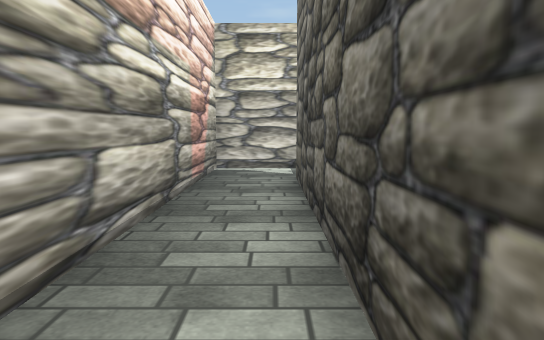
View 1 (above)

23 first-person views from a walk through a Unity game level. The camera is 1.2 m above the floor, tilts 6° down and sees 70° across. The floor is counted in squares, 1 m on a side. Each view is taken from the middle of a square. On the plan, view 1 faces up. The plan holds only what a view shows up to about 15 squares ahead; the rest is blank. The player is left out. Some surface patterns are stand-ins.

View 2
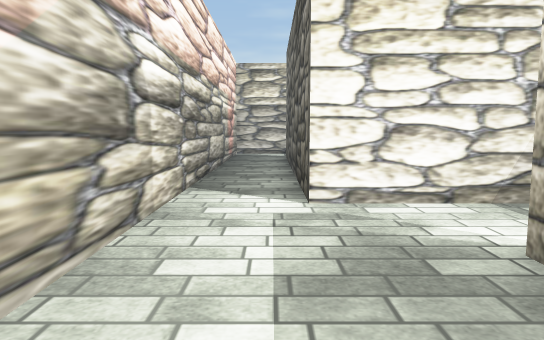

View 3
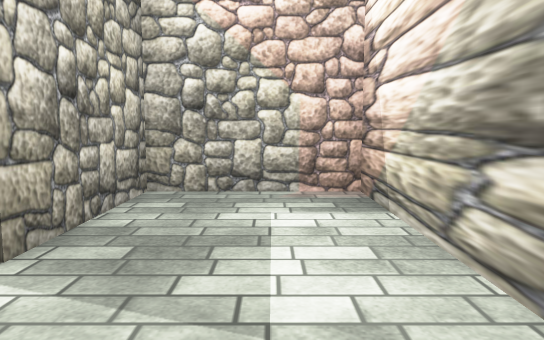

View 4
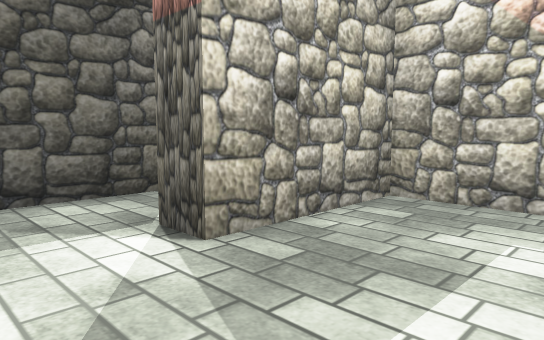

View 5
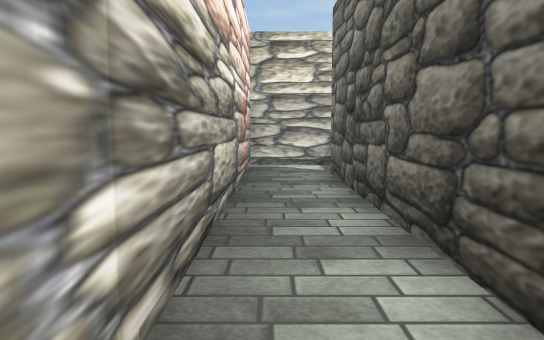

View 6
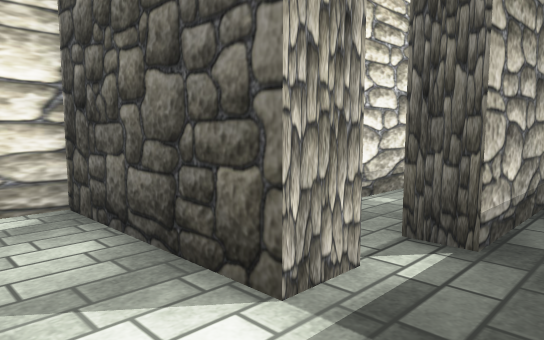

View 7
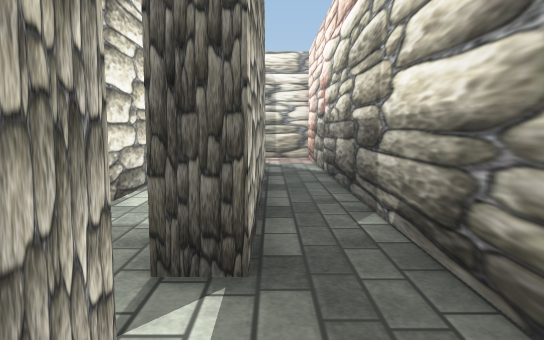

View 8
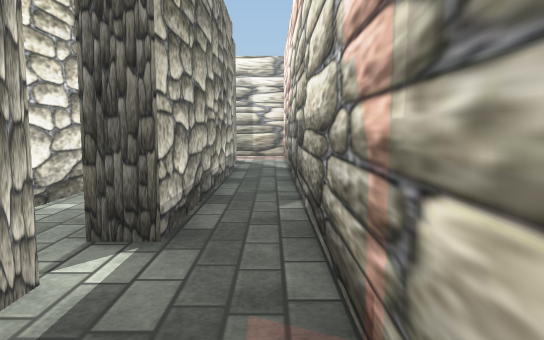

View 9
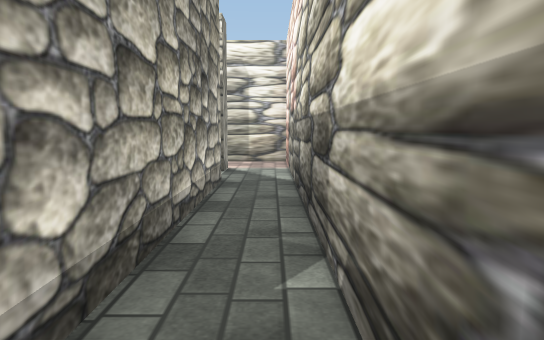

View 10
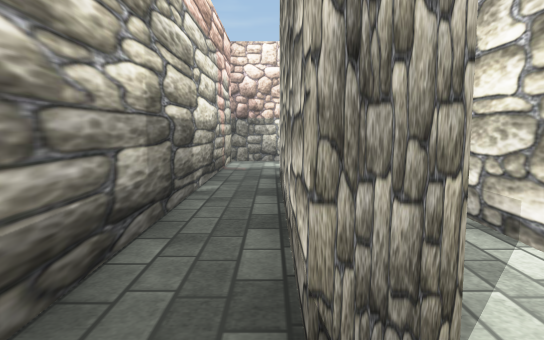

View 11
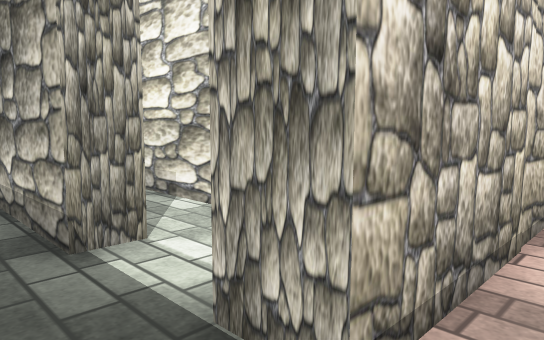

View 12
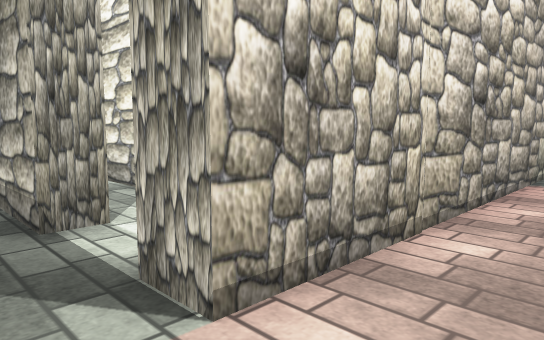

View 13
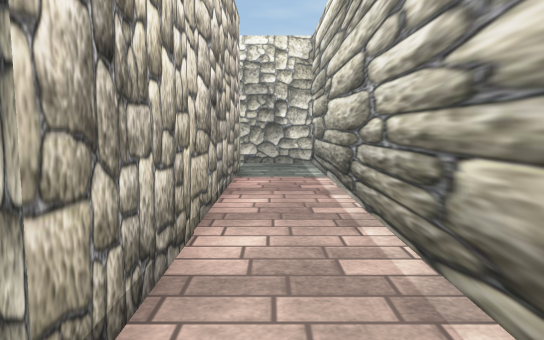

View 14
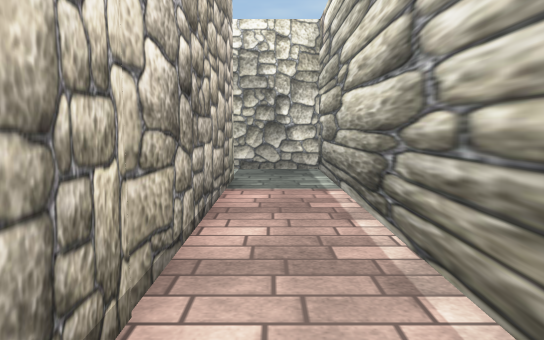

View 15
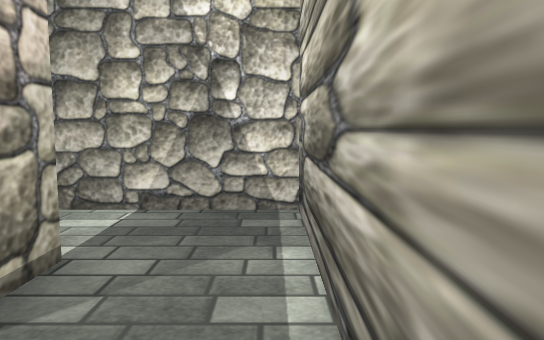

View 16
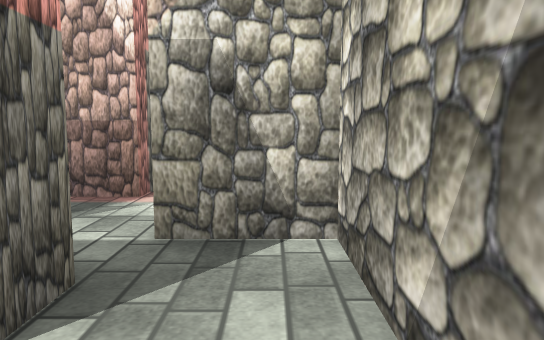

View 17
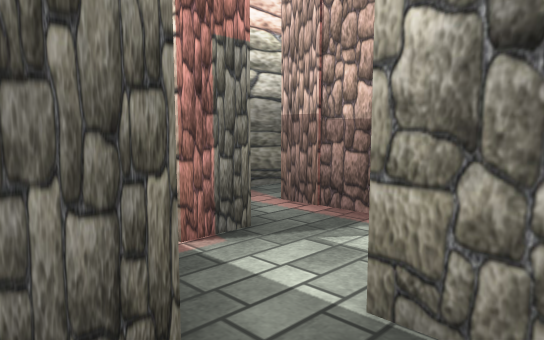

View 18
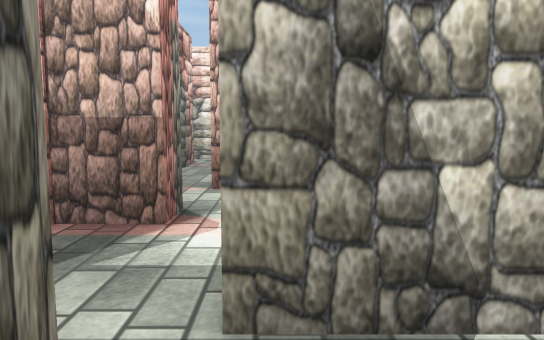

View 19
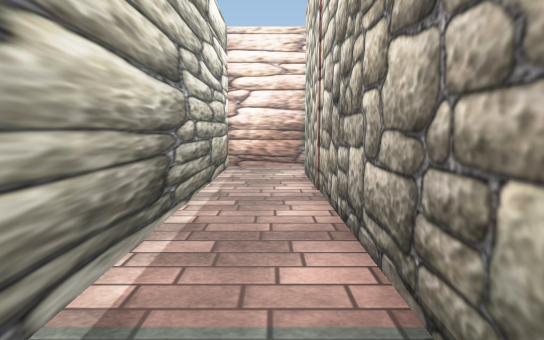

View 20
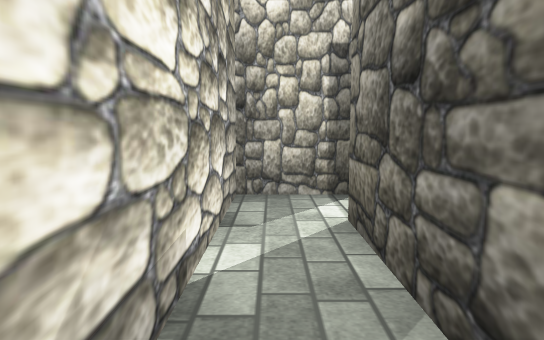

View 21
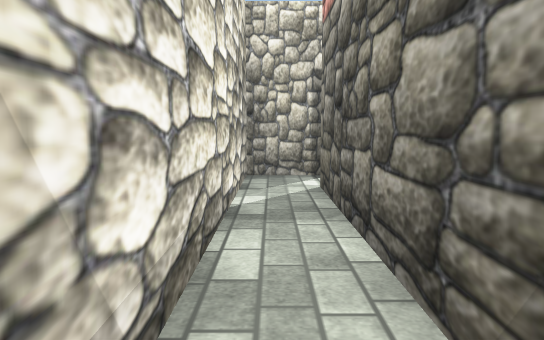

View 22
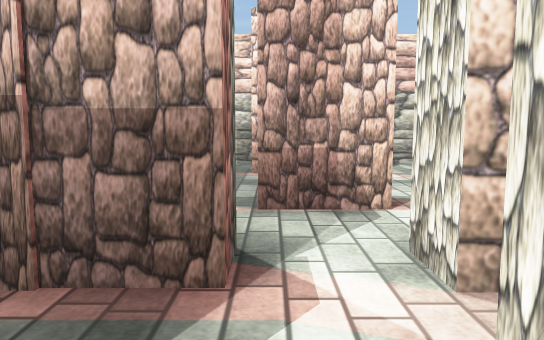

View 23
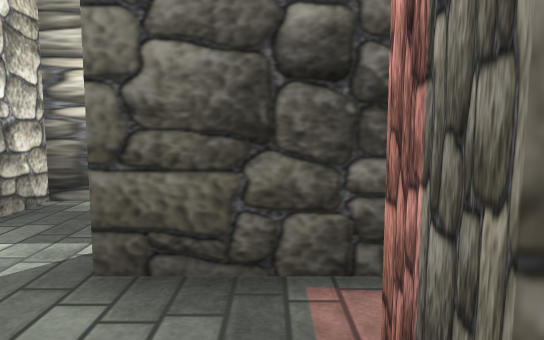

### Floor plan
Key: @ floor where view 1 was taken; # wall or solid block; x gap in a wall; . floor; T thing the floor can be seen under or through.
Columns run from 2 left of view 1 to 22 right of it. Each row starts with its distance up from view 1.
 12 ####
 11 #...
 10 #...
  9 #..# #.
  8 #..# #....
  7 #..#     ....      ######
  6 #..#       ....##  #....#
  5 #..#         #..x.##....#
  4 #..#    #.   #..x...##..#
  3 #..# #.........##...##..#
  2 #..#   .##      #.####..#
  1 #..#            ..   #..#
  0 #.@#           ##    #..#
 -1 #..######            #..#
 -2 #.......#            #..#
 -3 #.......#  ###########..#
 -4 #....#..# ..........##..#
 -5 #....#..TTTTT######.##..#
 -6 #....#....TTT######.....#
 -7 #....#..................#
 -8 #########################

Positions as (right, up) in squares from view 1, and headings:
1: (0, 0), facing up
2: (0, -7), facing up
3: (0, 0), facing down
4: (-1, -1), facing down-right
5: (-1, -1), facing up
6: (4, -7), facing up-right
7: (5, -6), facing right
8: (4, -7), facing right
9: (7, -7), facing right
10: (18, -6), facing left
11: (20, -7), facing up-left
12: (21, -7), facing up-left
13: (20, -7), facing up
14: (20, -5), facing up
15: (21, 1), facing up
16: (21, 6), facing left
17: (19, 6), facing down-left
18: (19, 5), facing left
19: (20, 5), facing down
20: (11, -4), facing right
21: (8, -4), facing right
22: (17, 4), facing left
23: (15, 3), facing right
